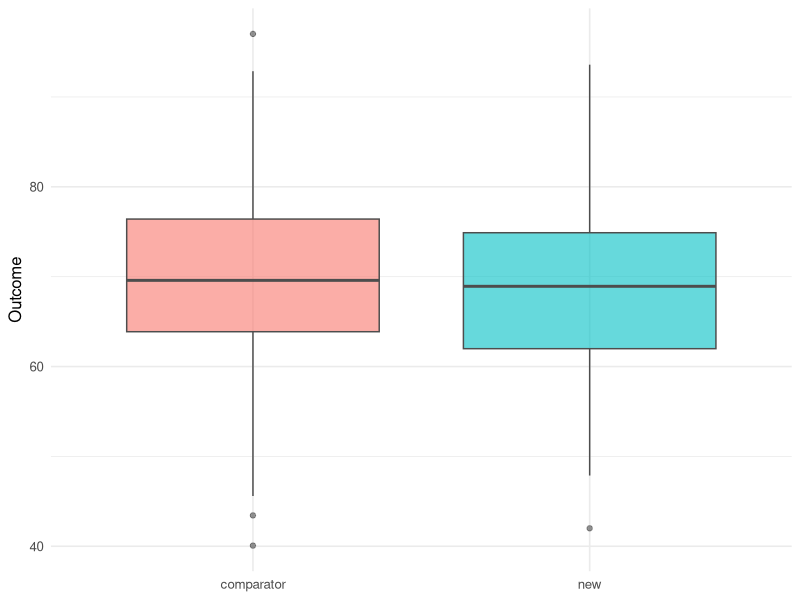

Write the R code that produced this figure.
# ============================================================
# Biostatistics Courses
# Course 3 — Week 1, Session 3: Adaptive, NI, equivalence trials
# ============================================================

# --- 0. Setup --------------------------------------------------
library(tidyverse)
set.seed(42)
theme_set(theme_minimal(base_size = 12))

# --- 1. Hypothesis / Goal --------------------------------------
# Demonstrate a non-inferiority test against a pre-specified margin.

# --- 2. Data ---------------------------------------------------
n <- 150
trial <- tibble(
  arm = rep(c("comparator", "new"), each = n),
  y   = c(rnorm(n, 70, 10), rnorm(n, 69, 10))
)

# --- 3. Visualise ----------------------------------------------
p <- trial |>
  ggplot(aes(arm, y, fill = arm)) +
  geom_boxplot(alpha = 0.6, colour = "grey30") +
  labs(x = NULL, y = "Outcome") +
  theme(legend.position = "none")
print(p)

# --- 4. Assumptions --------------------------------------------
# Pre-specified margin, independent observations, approximately
# normal residuals within arm.

# --- 5. Conduct / Fit ------------------------------------------
fit <- t.test(y ~ arm, data = trial)
print(fit)

delta <- 3
ci <- fit$conf.int
est <- diff(rev(fit$estimate))  # new - comparator
ni_pass <- ci[1] > -delta

# --- 6. Report -------------------------------------------------
cat(sprintf(
  "Mean diff: %.2f (95%% CI: %.2f, %.2f); margin: -%.1f; NI pass: %s\n",
  est, ci[1], ci[2], delta, ni_pass
))
